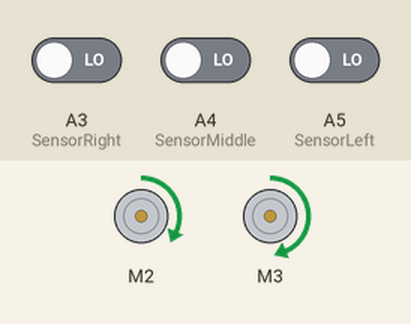
This sketch was run on a simulated Arduino Uno, built with avr-gcc and run on an emulated ATmega328P. On the bench: 2 × DC motor (green arrow = forward, orange = backward, longer = faster). The test bench sets the inputs (shaded band); at power-on: A3 (SensorRight) LOW, A4 (SensorMiddle) LOW, A5 (SensorLeft) LOW.

Above: at 4.6 s.
4.7 s: A3 (SensorRight) driven HIGH
At 4.85 s:
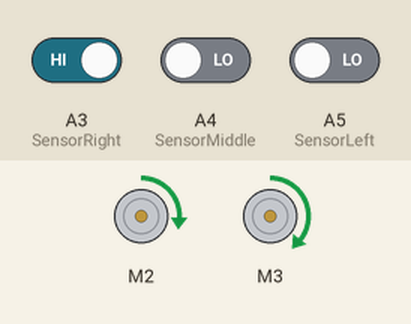
7.7 s: A4 (SensorMiddle) driven HIGH
At 8.0 s:
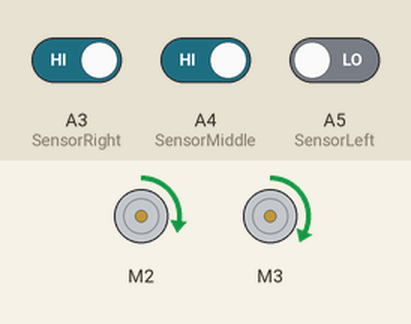
10.7 s: A5 (SensorLeft) driven HIGH
At 10.97 s:
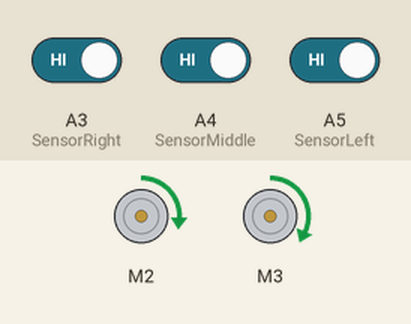
13.7 s: A3 (SensorRight) driven LOW and A4 (SensorMiddle) driven LOW
At 13.95 s:
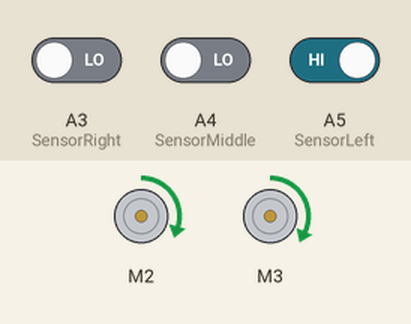
Timing chart, 0 to 17.7 s (numbered marks = the images above; inputs shaded):
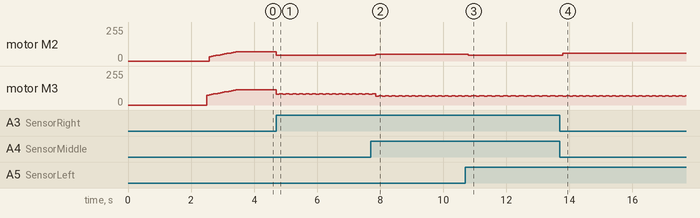

The sketch:

L293D-test-Do_Line.ino
```cpp
#include <AFMotor.h>

/************************************************/
AF_DCMotor motor1(2);        //motor - phai- noi pin 2 của L293D
AF_DCMotor motor2(3);        //motor - trai- noi pin 3 của L293D
/*************************Define Line Track pins************************************/
const int SensorLeft   = A5;      //Left sensor input (A1)
const int SensorMiddle = A4;       //Midd sensor input (A2)
const int SensorRight  = A3;       //Right sensor input(A3)
int SL;    //Status of Left line track sensor
int SM;    //Status of Midd line track sensor
int SR;    //Status of Righ line track sensor

unsigned char old_SL,old_SM,old_SR;     //trang thai truoc cua cam bien do line
int dolech1=22;
int dolech2=23;
int MAXSPEEDOFFSET=42;
bool doStartup=0;
void setup()
{
      pinMode(SensorLeft,  INPUT);    //Init left sensor
      pinMode(SensorMiddle, INPUT);   //Init Middle sensor
      pinMode(SensorRight, INPUT);    //Init Right sensor
      delay(2500);
      startUp();
      delay(10);
}

void loop()
{
      SL = digitalRead(SensorLeft);
      SM = digitalRead(SensorMiddle);
      SR = digitalRead(SensorRight);
      //right fast 20 200
      if (SM == HIGH && SR == HIGH && SL == LOW)
      {
            go(45,50);delay(10);//A CHO MOTOR TRAI, B LA MOTOR PHAI
      }
      if (SM == HIGH && SR == LOW && SL == HIGH)
      {
            go(50,45);delay(10);
      }

      if(SM == LOW && SR == LOW && SL == HIGH)
      {
            go(45,60);delay(10);
      }
      if (SM == LOW && SR == HIGH && SL == HIGH)
      {
            go(45,45);delay(50);
      }

      if(SM == LOW && SR == HIGH && SL == LOW)
      {
            go(60,45);delay(10);
      }
      if(SM == HIGH && SR == HIGH && SL == HIGH)
      {
            go(45,45);delay(50);
      }
}

void go(int a, int b)
{
  motor1.setSpeed(b); //Define maximum velocity
  motor1.run(FORWARD); //rotate the motor clockwise
  motor2.setSpeed(a+dolech1); //Define maximum velocity
  motor2.run(FORWARD); //rotate the motor clockwise
  delay(100);
  motor1.setSpeed(b); //Define maximum velocity
  motor2.setSpeed(a+dolech2); //Define maximum velocity
  delay(100);
}
void Stop()
{
  motor1.setSpeed(0);
  motor2.run(RELEASE);
  motor2.setSpeed(0);
  motor2.run(RELEASE);
}

void startUp(){
  int SpeedSet=0;
  motor1.run(FORWARD);
  motor2.run(FORWARD);
  for (SpeedSet = 30; SpeedSet < 70; SpeedSet +=3) // slowly bring the speed up to avoid loading down the batteries too quickly
   {
    if(SpeedSet>30)
    motor1.setSpeed(SpeedSet);
    motor2.setSpeed(SpeedSet+MAXSPEEDOFFSET+2);
    delay(70);
   }
  }
```

Measured:
- after the input at 4.7 s, motor M2: forward 69/255 → forward 45/255 at once; motor M3: alternates forward 83/255 for 0.11 s and forward 82/255 for 0.10 s, starting at once
- after the input at 7.7 s, motor M2: forward 45/255 → forward 50/255 after 0.15 s
- after the input at 10.7 s, motor M2: forward 50/255 → forward 45/255 after 0.10 s
- after the input at 13.7 s, motor M2: forward 45/255 → forward 60/255 after 0.10 s
